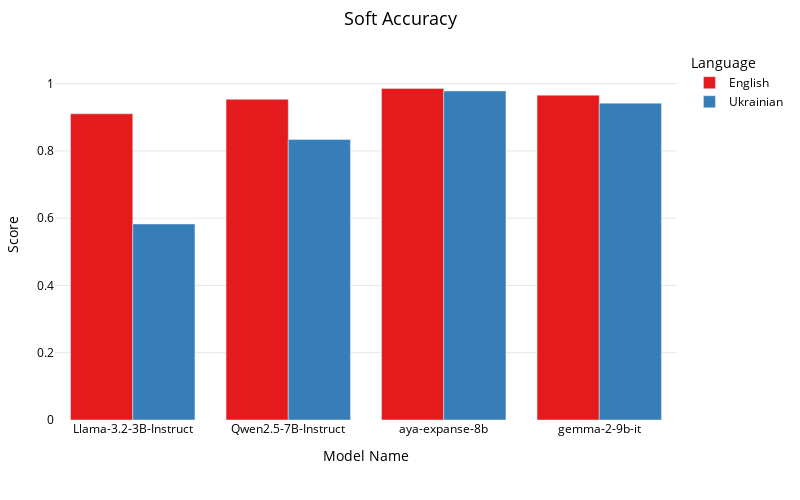

Here is the notebook cell this chart was saved with:
### Code cell
plot_model_scores(df_subset, "soft_accuracy")

### Figure 1 — Plotly figure (JSON) as saved in the notebook; plotly's stock layout.template omitted (floating-point values rounded to 4 significant figures)
{"data": [{"alignmentgroup": "True", "customdata": [["English"], ["English"], ["English"], ["English"]], "hovertemplate": "Language=%{customdata[0]}<br>Model=%{x}<br>Score=%{y}<extra></extra>", "legendgroup": "English", "marker": {"color": "rgb(228,26,28)", "pattern": {"shape": ""}}, "name": "English", "offsetgroup": "English", "orientation": "v", "showlegend": true, "textposition": "auto", "type": "bar", "x": ["Llama-3.2-3B-Instruct", "Qwen2.5-7B-Instruct", "aya-expanse-8b", "gemma-2-9b-it"], "xaxis": "x", "y": [0.9104, 0.9533, 0.9856, 0.9658], "yaxis": "y"}, {"alignmentgroup": "True", "customdata": [["Ukrainian"], ["Ukrainian"], ["Ukrainian"], ["Ukrainian"]], "hovertemplate": "Language=%{customdata[0]}<br>Model=%{x}<br>Score=%{y}<extra></extra>", "legendgroup": "Ukrainian", "marker": {"color": "rgb(55,126,184)", "pattern": {"shape": ""}}, "name": "Ukrainian", "offsetgroup": "Ukrainian", "orientation": "v", "showlegend": true, "textposition": "auto", "type": "bar", "x": ["Llama-3.2-3B-Instruct", "Qwen2.5-7B-Instruct", "aya-expanse-8b", "gemma-2-9b-it"], "xaxis": "x", "y": [0.5828, 0.8338, 0.9783, 0.9416], "yaxis": "y"}], "layout": {"barmode": "group", "font": {"color": "black"}, "height": 500, "legend": {"title": {"text": "Language"}, "tracegroupgap": 0}, "margin": {"b": 80, "l": 40, "r": 40, "t": 50}, "paper_bgcolor": "white", "plot_bgcolor": "white", "title": {"font": {"size": 18}, "text": "Soft Accuracy", "x": 0.5}, "width": 800, "xaxis": {"anchor": "y", "domain": [0, 1], "tickfont": {"size": 12}, "title": {"text": "Model Name"}}, "yaxis": {"anchor": "x", "domain": [0, 1], "gridcolor": "rgba(0, 0, 0, 0.1)", "range": [0, 1.1], "title": {"text": "Score"}}}}
